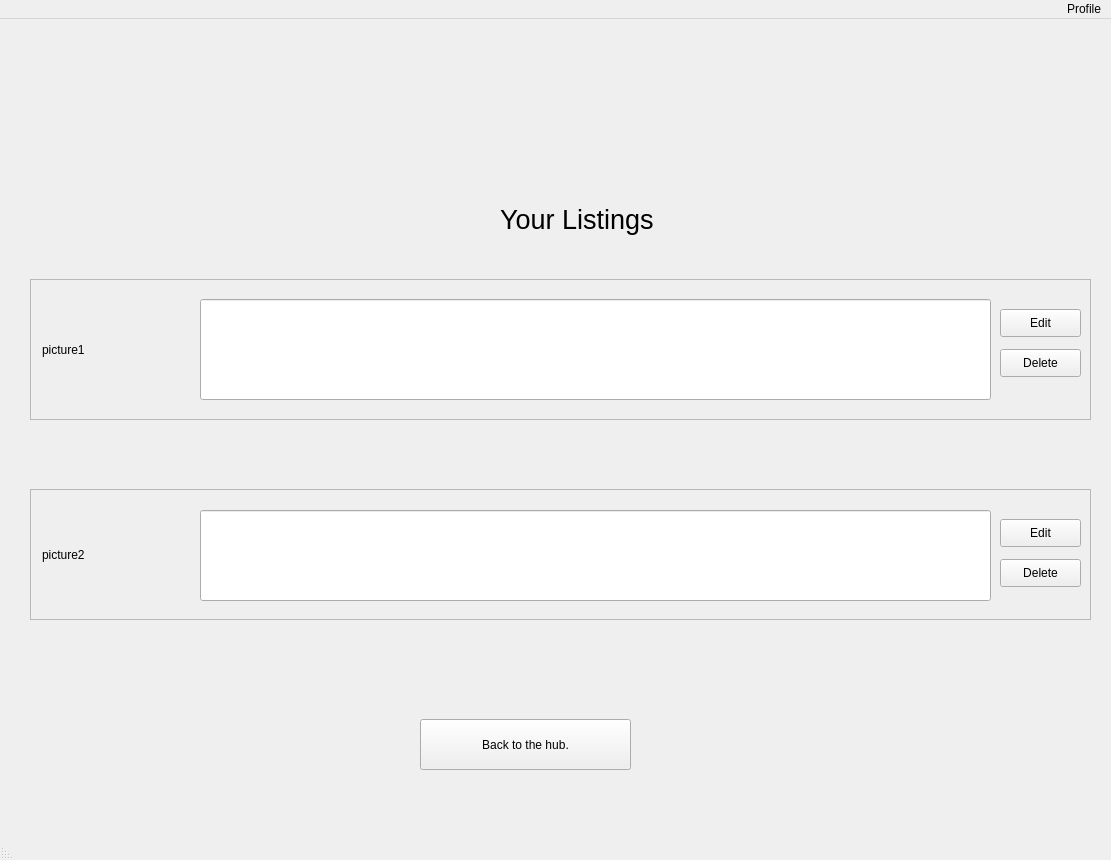
<?xml version="1.0" encoding="UTF-8"?>
<ui version="4.0">
 <class>MainWindow</class>
 <widget class="QMainWindow" name="MainWindow">
  <property name="geometry">
   <rect>
    <x>0</x>
    <y>0</y>
    <width>1111</width>
    <height>860</height>
   </rect>
  </property>
  <property name="windowTitle">
   <string>MainWindow</string>
  </property>
  <property name="layoutDirection">
   <enum>Qt::RightToLeft</enum>
  </property>
  <widget class="QWidget" name="centralwidget">
   <widget class="QLabel" name="label">
    <property name="geometry">
     <rect>
      <x>0</x>
      <y>-10</y>
      <width>1281</width>
      <height>141</height>
     </rect>
    </property>
    <property name="text">
     <string/>
    </property>
    <property name="pixmap">
     <pixmap>banner.png</pixmap>
    </property>
   </widget>
   <widget class="QPushButton" name="pushButton">
    <property name="geometry">
     <rect>
      <x>420</x>
      <y>700</y>
      <width>211</width>
      <height>51</height>
     </rect>
    </property>
    <property name="text">
     <string>Back to the hub.</string>
    </property>
   </widget>
   <widget class="QFrame" name="frame">
    <property name="geometry">
     <rect>
      <x>30</x>
      <y>260</y>
      <width>1061</width>
      <height>141</height>
     </rect>
    </property>
    <property name="frameShape">
     <enum>QFrame::StyledPanel</enum>
    </property>
    <property name="frameShadow">
     <enum>QFrame::Raised</enum>
    </property>
    <widget class="QLabel" name="label_2">
     <property name="geometry">
      <rect>
       <x>12</x>
       <y>15</y>
       <width>101</width>
       <height>111</height>
      </rect>
     </property>
     <property name="text">
      <string>picture1</string>
     </property>
    </widget>
    <widget class="QLineEdit" name="lineEdit">
     <property name="geometry">
      <rect>
       <x>170</x>
       <y>20</y>
       <width>791</width>
       <height>101</height>
      </rect>
     </property>
    </widget>
    <widget class="QPushButton" name="pushButton_2">
     <property name="geometry">
      <rect>
       <x>970</x>
       <y>30</y>
       <width>81</width>
       <height>28</height>
      </rect>
     </property>
     <property name="text">
      <string>Edit</string>
     </property>
    </widget>
    <widget class="QPushButton" name="pushButton_3">
     <property name="geometry">
      <rect>
       <x>970</x>
       <y>70</y>
       <width>81</width>
       <height>28</height>
      </rect>
     </property>
     <property name="text">
      <string>Delete</string>
     </property>
    </widget>
   </widget>
   <widget class="QFrame" name="frame_2">
    <property name="geometry">
     <rect>
      <x>30</x>
      <y>470</y>
      <width>1061</width>
      <height>131</height>
     </rect>
    </property>
    <property name="frameShape">
     <enum>QFrame::StyledPanel</enum>
    </property>
    <property name="frameShadow">
     <enum>QFrame::Raised</enum>
    </property>
    <widget class="QLabel" name="label_3">
     <property name="geometry">
      <rect>
       <x>12</x>
       <y>15</y>
       <width>101</width>
       <height>101</height>
      </rect>
     </property>
     <property name="text">
      <string>picture2</string>
     </property>
    </widget>
    <widget class="QLineEdit" name="lineEdit_2">
     <property name="geometry">
      <rect>
       <x>170</x>
       <y>21</y>
       <width>791</width>
       <height>91</height>
      </rect>
     </property>
    </widget>
    <widget class="QPushButton" name="pushButton_4">
     <property name="geometry">
      <rect>
       <x>970</x>
       <y>30</y>
       <width>81</width>
       <height>28</height>
      </rect>
     </property>
     <property name="text">
      <string>Edit</string>
     </property>
    </widget>
    <widget class="QPushButton" name="pushButton_5">
     <property name="geometry">
      <rect>
       <x>970</x>
       <y>70</y>
       <width>81</width>
       <height>28</height>
      </rect>
     </property>
     <property name="text">
      <string>Delete</string>
     </property>
    </widget>
   </widget>
   <widget class="QLabel" name="label_4">
    <property name="geometry">
     <rect>
      <x>500</x>
      <y>160</y>
      <width>191</width>
      <height>81</height>
     </rect>
    </property>
    <property name="font">
     <font>
      <pointsize>20</pointsize>
     </font>
    </property>
    <property name="layoutDirection">
     <enum>Qt::RightToLeft</enum>
    </property>
    <property name="text">
     <string>Your Listings</string>
    </property>
    <property name="textFormat">
     <enum>Qt::RichText</enum>
    </property>
   </widget>
  </widget>
  <widget class="QMenuBar" name="menubar">
   <property name="geometry">
    <rect>
     <x>0</x>
     <y>0</y>
     <width>1111</width>
     <height>26</height>
    </rect>
   </property>
   <widget class="QMenu" name="menuProfile">
    <property name="layoutDirection">
     <enum>Qt::RightToLeft</enum>
    </property>
    <property name="title">
     <string>Profile</string>
    </property>
    <addaction name="actionView_your_profile"/>
    <addaction name="actionSettings"/>
    <addaction name="actionLog_out"/>
   </widget>
   <addaction name="menuProfile"/>
  </widget>
  <widget class="QStatusBar" name="statusbar"/>
  <action name="actionView_your_profile">
   <property name="text">
    <string>View your profile</string>
   </property>
  </action>
  <action name="actionSettings">
   <property name="text">
    <string>Settings</string>
   </property>
  </action>
  <action name="actionLog_out">
   <property name="text">
    <string>Log out</string>
   </property>
  </action>
 </widget>
 <resources/>
 <connections/>
</ui>
